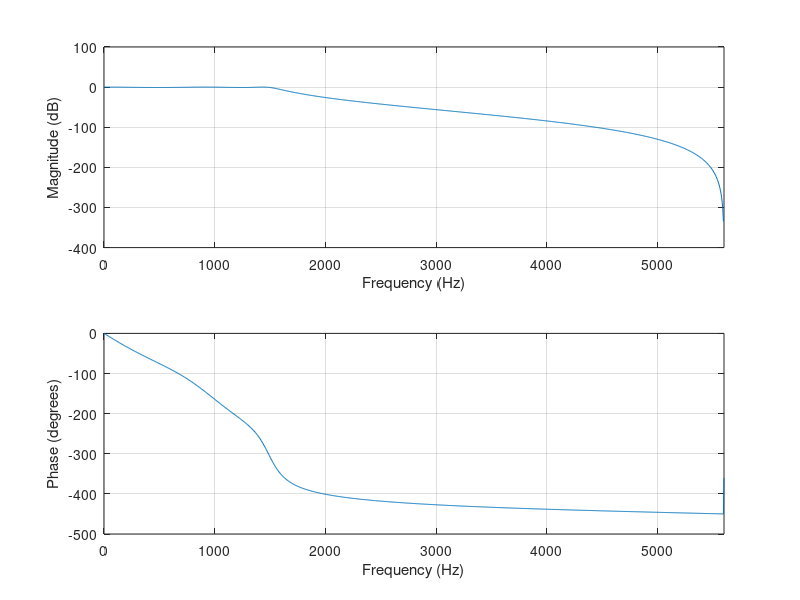
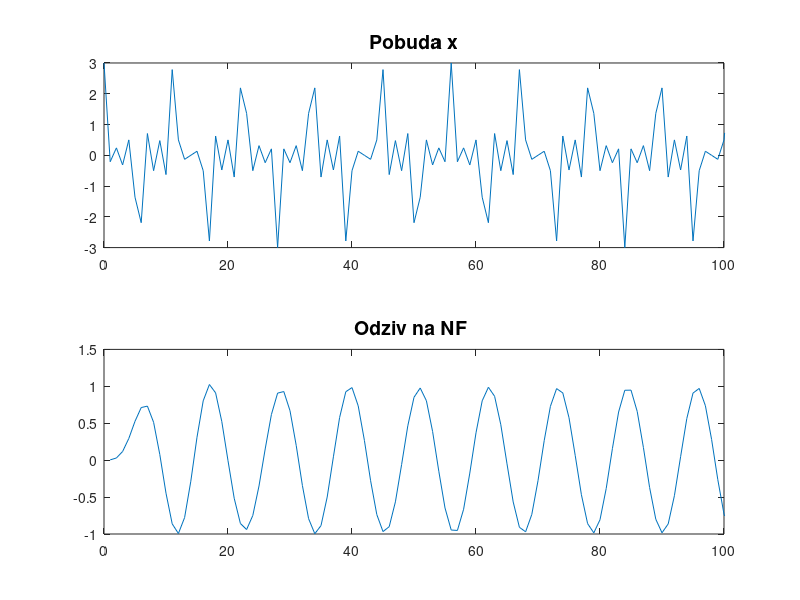

Source code (MATLAB) for these figures, in order:
clear all
clc
 
%Ucestanost odabiranja u sistemu
fsr = 11200;
%Specifikacija NF filtra
fp = 1500;
fs = 2500;
ap = 1;
as = 40;
%Odredjivanje minimalnog reda IIR filtra, Cebisevljeva aproksimacija prve vrste
[n1, Wn1] = cheb1ord (fp/(fsr/2), fs/(fsr/2), ap, as);
%Projektovanje NF IIR filtra, Cebisevljeva aproksimacija prve vrste
[b1, a1] = cheby1 (n1, ap, Wn1, 'low');
%Crtanje amplitudskih i faznih karakteristika IIR filtara
freqz(b1,a1,1024,fsr);
 
 
n = 0:1023;
x = cos(2*pi*1000/fsr*n) + cos(2*pi*3000/fsr*n)+ cos(2*pi*5000/fsr*n);
 
figure
subplot(2, 1, 1), plot(n, x), title ('Pobuda x', 'FontSize', 14);
xlim([0 100]);
 
y = filter(b1,a1,x);
 
subplot(2, 1, 2), plot(1:numel(y), y), title ('Odziv na NF ', 'FontSize', 14), xlim([0 100]);
